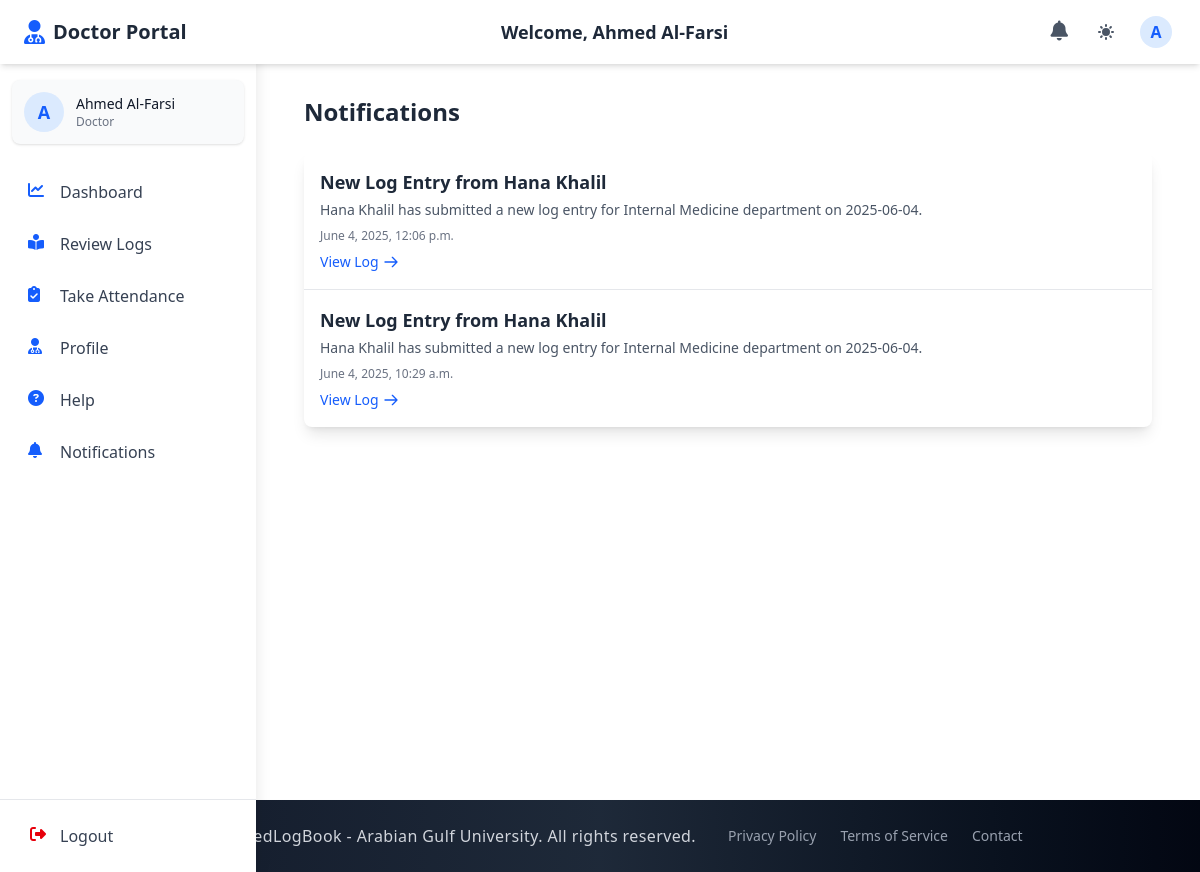
The app's page /doctors/notifications/ (signed in), older data.
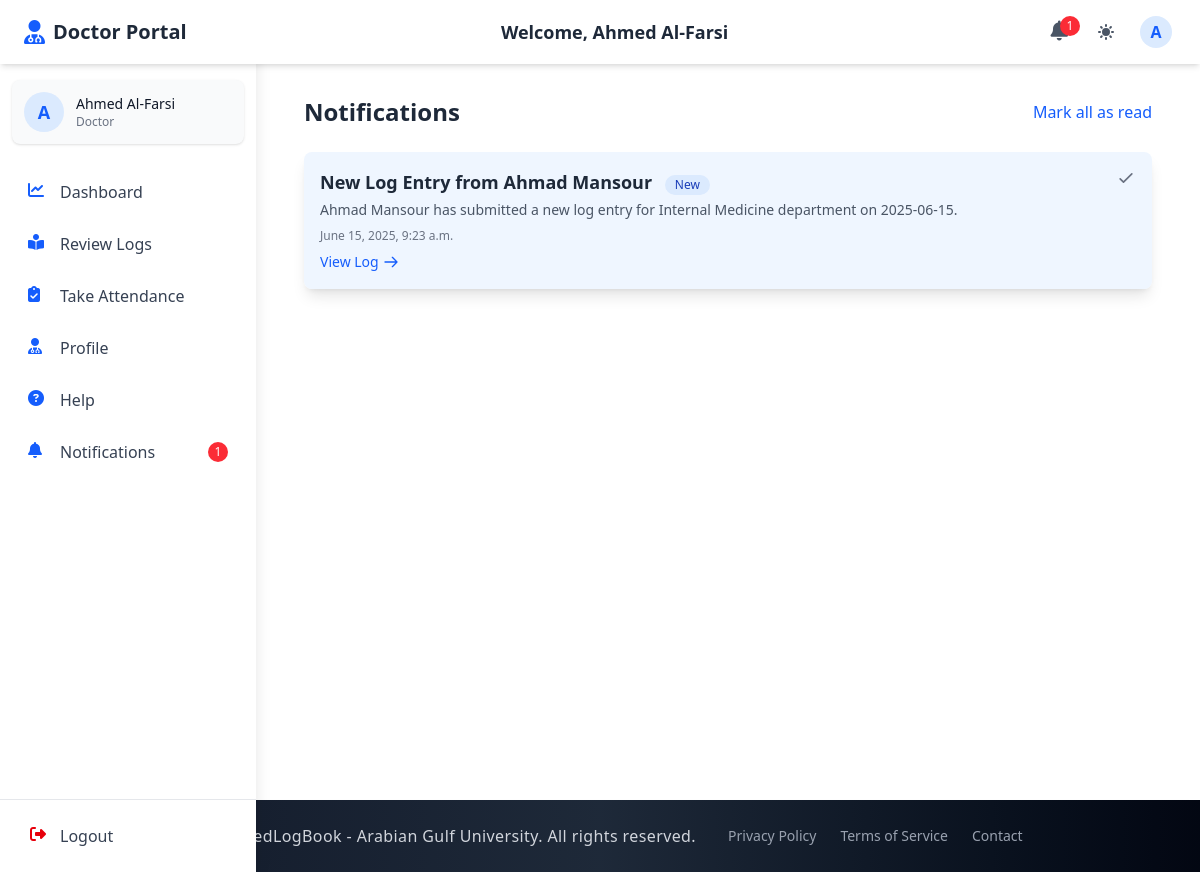
The same page, newer data.
### accounts/models.py (models this page shows, shortened)
class CustomUser(AbstractUser):
    email = models.EmailField(unique=True)
    first_name = models.CharField(max_length=150, blank=True)
    last_name = models.CharField(max_length=150, blank=True)
    profile_photo = models.ImageField(
        upload_to="profiles/", blank=True, null=True, default="profiles/default.jpg"
    )
    city = models.CharField(max_length=100, blank=True)
    country = models.CharField(max_length=100, blank=True)
    phone_no = models.CharField(max_length=20, blank=True)
    bio = models.TextField(blank=True)
    speciality = models.CharField(max_length=100, blank=True)
    ROLE_CHOICES = (
        ("student", "Student"),
        ("doctor", "Doctor"),
        ("staff", "Staff"),
        ("admin", "Admin"),
    )
    role = models.CharField(max_length=10, choices=ROLE_CHOICES, default="student")
    groups = models.ManyToManyField(
        "auth.Group", related_name="customuser_groups", blank=True
    )
    user_permissions = models.ManyToManyField(
        "auth.Permission", related_name="customuser_permissions", blank=True
    )
    USERNAME_FIELD = "email"
    REQUIRED_FIELDS = ["username"]

### doctor_section/models.py (models this page shows, shortened)
class Notification(models.Model):
    recipient = models.ForeignKey(Doctor, on_delete=models.CASCADE, related_name='notifications')
    log_entry = models.ForeignKey(StudentLogFormModel, on_delete=models.CASCADE, null=True, blank=True)
    title = models.CharField(max_length=100)
    message = models.TextField()
    created_at = models.DateTimeField(auto_now_add=True)
    is_read = models.BooleanField(default=False)
    class Meta:
        ordering = ['-created_at']
        verbose_name = "Notification"
        verbose_name_plural = "Notifications"

### doctor_section/views.py (the view)
# urls.py: path("notifications/", views.notifications, name="notifications"),
@login_required
def notifications(request):
    doctor = request.user.doctor_profile
    notifications_list = Notification.objects.filter(recipient=doctor).order_by('-created_at')
    if request.GET.get('mark_read'):
        notification_id = request.GET.get('mark_read')
        notification = get_object_or_404(Notification, id=notification_id, recipient=doctor)
        notification.mark_as_read()
        return redirect('doctor_section:notifications')
    if request.GET.get('mark_all_read'):
        notifications_list.filter(is_read=False).update(is_read=True)
        messages.success(request, "All notifications marked as read.")
        return redirect('doctor_section:notifications')
    paginator = Paginator(notifications_list, 10)  # 10 items per page
    page_number = request.GET.get('page')
    page_obj = paginator.get_page(page_number)
    context = {
        'notifications': page_obj,
        'unread_count': notifications_list.filter(is_read=False).count(),
    }
    return render(request, "doctor_notifications.html", context)

### doctor_section/templates/doctor_notifications.html (shortened to what this page needs)
{% extends 'base.html' %}
{% block navbar %}
  {% include './components/doc_auth_navbar.html' %}
{% endblock %}
{% block content %}
  <div class="container mx-auto px-4 py-8">
    <div class="flex justify-between items-center mb-6">
      <h2 class="text-2xl font-bold text-gray-800 dark:text-white">Notifications</h2>
      {% if unread_count > 0 %}
        <a href="?mark_all_read=true" class="text-blue-600 hover:text-blue-800 dark:text-blue-400 dark:hover:text-blue-300">
          Mark all as read
        </a>
      {% endif %}
    </div>
    {% if notifications %}
      <div class="bg-white dark:bg-gray-800 rounded-lg shadow-lg overflow-hidden">
        <ul class="divide-y divide-gray-200 dark:divide-gray-700">
          {% for notification in notifications %}
            <li class="p-4 {% if not notification.is_read %}bg-blue-50 dark:bg-blue-900/20{% endif %} transition-colors duration-200">
              <div class="flex justify-between items-start">
                <div>
                  <h3 class="text-lg font-semibold text-gray-800 dark:text-white">
                    {{ notification.title }}
                    {% if not notification.is_read %}
                      <span class="ml-2 inline-flex items-center px-2.5 py-0.5 rounded-full text-xs font-medium bg-blue-100 text-blue-800 dark:bg-blue-800 dark:text-blue-100">
                        New
                      </span>
                    {% endif %}
                  </h3>
                  <p class="text-sm text-gray-600 dark:text-gray-300 mt-1">{{ notification.message }}</p>
                  <p class="text-xs text-gray-500 dark:text-gray-400 mt-2">{{ notification.created_at|date:"F j, Y, g:i a" }}</p>
                  {% if notification.log_entry %}
                    <a href="{% url 'doctor_section:review_log' notification.log_entry.id %}" class="mt-2 inline-flex items-center text-sm text-blue-600 hover:text-blue-800 dark:text-blue-400 dark:hover:text-blue-300">
                      <span>View Log</span>
                      <svg class="w-4 h-4 ml-1" fill="none" stroke="currentColor" viewBox="0 0 24 24" xmlns="http://www.w3.org/2000/svg">
                        <path stroke-linecap="round" stroke-linejoin="round" stroke-width="2" d="M14 5l7 7m0 0l-7 7m7-7H3"></path>
                      </svg>
                    </a>
                  {% endif %}
                </div>
                {% if not notification.is_read %}
                  <a href="?mark_read={{ notification.id }}" class="text-gray-500 hover:text-gray-700 dark:text-gray-400 dark:hover:text-gray-300">
                    <svg class="w-5 h-5" fill="none" stroke="currentColor" viewBox="0 0 24 24" xmlns="http://www.w3.org/2000/svg">
                      <path stroke-linecap="round" stroke-linejoin="round" stroke-width="2" d="M5 13l4 4L19 7"></path>
                    </svg>
                  </a>
                {% endif %}
              </div>
            </li>
          {% endfor %}
        </ul>
      </div>
    {% endif %}
  </div>
{% endblock %}

### templates/base.html (shortened to what this page needs)
{% load static %}
<!DOCTYPE html>
<html lang="en" class="scroll-smooth">
  <head>
    <link rel="stylesheet" href="{% static 'css/main.css' %}" />
    <link rel="stylesheet" href="https://cdnjs.cloudflare.com/ajax/libs/font-awesome/6.4.2/css/all.min.css" />
  </head>
  <body class="bg-white dark:bg-gray-900 text-gray-900 dark:text-white transition-colors duration-300 min-h-screen flex flex-col">
    {% block navbar %}{% endblock %}
    <main class="flex-grow w-full transition-all duration-300">
      {% block content_container %}
      <div class="container mx-auto px-4 sm:px-6 lg:px-8">
        {% block content %}{% endblock %}
      </div>
      {% endblock %}
    </main>
    {% include './components/footer.html' %}
  </body>
</html>

### templates/components/doc_auth_navbar.html (shortened to what this page needs)
{% extends 'components/auth_navbar_base.html' %}
{% block home_url %}{% url 'doctor_section:doctor_dash' %}{% endblock %}
{% block header_icon %}fas fa-user-md{% endblock %}
{% block portal_name %}Doctor Portal{% endblock %}
{% block user_role %}Doctor{% endblock %}
{% block notifications_url %}{% url 'doctor_section:notifications' %}{% endblock %}
{% block logout_url_bottom %}{% url 'doctor_section:logout' %}{% endblock %}
{% block sidebar_menu %}
  <a href="{% url 'doctor_section:doctor_dash' %}" class="nav-item flex items-center px-4 py-3 text-gray-700 dark:text-gray-300 rounded-lg hover:bg-gray-100 dark:hover:bg-gray-700 group transition-colors duration-200">
    <i class="fas fa-chart-line w-5 h-5 text-blue-600 dark:text-blue-400"></i>
    <span class="ml-3 font-medium">Dashboard</span>
  </a>
  <a href="{% url 'doctor_section:doctor_reviews' %}" class="nav-item flex items-center px-4 py-3 text-gray-700 dark:text-gray-300 rounded-lg hover:bg-gray-100 dark:hover:bg-gray-700 group transition-colors duration-200">
    <i class="fas fa-book-reader w-5 h-5 text-blue-600 dark:text-blue-400"></i>
    <span class="ml-3 font-medium">Review Logs</span>
  </a>
  <a href="{% url 'doctor_section:take_attendance' %}" class="nav-item flex items-center px-4 py-3 text-gray-700 dark:text-gray-300 rounded-lg hover:bg-gray-100 dark:hover:bg-gray-700 group transition-colors duration-200">
    <i class="fas fa-clipboard-check w-5 h-5 text-blue-600 dark:text-blue-400"></i>
    <span class="ml-3 font-medium">Take Attendance</span>
  </a>
  <a href="{% url 'doctor_section:doctor_profile' %}" class="nav-item flex items-center px-4 py-3 text-gray-700 dark:text-gray-300 rounded-lg hover:bg-gray-100 dark:hover:bg-gray-700 group transition-colors duration-200">
    <i class="fas fa-user-md w-5 h-5 text-blue-600 dark:text-blue-400"></i>
    <span class="ml-3 font-medium">Profile</span>
  </a>
  <a href="{% url 'doctor_section:doctor_help' %}" class="nav-item flex items-center px-4 py-3 text-gray-700 dark:text-gray-300 rounded-lg hover:bg-gray-100 dark:hover:bg-gray-700 group transition-colors duration-200">
    <i class="fas fa-question-circle w-5 h-5 text-blue-600 dark:text-blue-400"></i>
    <span class="ml-3 font-medium">Help</span>
  </a>
  <a href="{% url 'doctor_section:notifications' %}" class="nav-item flex items-center px-4 py-3 text-gray-700 dark:text-gray-300 rounded-lg hover:bg-gray-100 dark:hover:bg-gray-700 group transition-colors duration-200">
    <i class="fas fa-bell w-5 h-5 text-blue-600 dark:text-blue-400"></i>
    <span class="ml-3 font-medium">Notifications</span>
    {% if unread_notifications_count > 0 %}
      <span class="ml-auto bg-red-500 text-white text-xs rounded-full h-5 w-5 flex items-center justify-center">
        {{ unread_notifications_count }}
      </span>
    {% endif %}
  </a>
{% endblock %}

### templates/components/auth_navbar_base.html (shortened to what this page needs)
<header class="bg-white dark:bg-gray-800 shadow-md fixed top-0 left-0 right-0 z-40 h-16 transition-all duration-300">
  <div class="flex items-center justify-between h-full px-4 md:px-6 max-w-7xl mx-auto">
    <div class="flex items-center space-x-3">
      <a href="{% block home_url %}{% endblock %}" class="flex items-center">
        <i class="{% block header_icon %}fas fa-book-medical{% endblock %} text-blue-600 dark:text-blue-400 text-2xl mr-2"></i>
        <span class="font-bold text-xl text-gray-800 dark:text-white hidden sm:inline">{% block portal_name %}ElogBook Portal{% endblock %}</span>
      </a>
    </div>
    <div class="hidden md:block text-center">
      <h1 class="text-lg font-semibold text-gray-800 dark:text-white">
        Welcome, {% block user_title %}{% endblock %} {{ request.session.first_name }} {{ request.session.last_name }}
      </h1>
    </div>
    <div class="flex items-center space-x-3">
      <div class="relative">
        <a href="{% block notifications_url %}#{% endblock %}" class="p-2 text-gray-600 dark:text-gray-300 hover:bg-gray-100 dark:hover:bg-gray-700 rounded-full transition-colors duration-200" aria-label="Notifications">
          <i class="fas fa-bell text-xl"></i>
          {% if unread_notifications_count > 0 %}
            <span class="absolute -top-1 -right-1 bg-red-500 text-white text-xs rounded-full h-5 w-5 flex items-center justify-center">{{ unread_notifications_count }}</span>
          {% endif %}
        </a>
      </div>
      <button id="theme-toggle" aria-label="Toggle dark mode" class="p-2 text-gray-600 dark:text-gray-300 hover:bg-gray-100 dark:hover:bg-gray-700 rounded-full transition-colors duration-200 focus:outline-none focus:ring-2 focus:ring-blue-500">
      </button>
      <div class="relative" x-data="{open: false}">
        <button @click="open = !open" id="user-menu-button" class="flex items-center text-gray-600 dark:text-gray-300 hover:bg-gray-100 dark:hover:bg-gray-700 rounded-full p-1 focus:outline-none focus:ring-2 focus:ring-blue-500">
          <div class="h-8 w-8 rounded-full bg-blue-100 dark:bg-blue-900 flex items-center justify-center text-blue-600 dark:text-blue-300 font-semibold">
            {{ request.session.first_name|slice:"0:1" }}
          </div>
        </button>
      </div>
    </div>
  </div>
</header>
<aside id="sidebar" class="fixed inset-y-0 left-0 z-30 w-64 pt-16 bg-white dark:bg-gray-800 shadow-lg transform -translate-x-full transition-transform duration-300 ease-in-out md:translate-x-0 overflow-hidden">
  <div class="h-full flex flex-col">
    <div class="flex-1 px-3 py-4 overflow-y-auto">
      <div class="flex items-center p-3 mb-6 rounded-lg bg-gray-50 dark:bg-gray-700 shadow-sm">
        <div class="flex-shrink-0">
          <div class="h-10 w-10 rounded-full bg-blue-100 dark:bg-blue-900 flex items-center justify-center text-blue-600 dark:text-blue-300 font-semibold text-lg">
            {{ request.session.first_name|slice:"0:1" }}
          </div>
        </div>
        <div class="ml-3 overflow-hidden">
        <p class="text-sm font-medium text-gray-900 dark:text-white truncate">{{ request.session.first_name }} {{ request.session.last_name }}</p>
        <p class="text-xs text-gray-500 dark:text-gray-400 truncate">{% block user_role %}User{% endblock %}</p>
      </div>
    </div>
      <nav class="space-y-1">
        {% block sidebar_menu %}{% endblock %}
      </nav>
    </div>
    <div class="px-3 py-3 border-t border-gray-200 dark:border-gray-700">
      <form method="POST" action="{% block logout_url_bottom %}#{% endblock %}" class="w-full">
        <button type="submit" class="flex w-full items-center px-4 py-3 text-gray-700 dark:text-gray-300 rounded-lg hover:bg-gray-100 dark:hover:bg-gray-700 group transition-colors duration-200">
          <i class="fas fa-sign-out-alt w-5 h-5 text-red-600 dark:text-red-400"></i>
          <span class="ml-3 font-medium">Logout</span>
        </button>
      </form>
    </div>
  </div>
</aside>
<div id="content-wrapper" class="pt-16 md:pl-64 min-h-screen transition-all duration-300">
</div>

### templates/components/footer.html
<footer class="bg-gradient-to-r from-gray-900 via-gray-800 to-gray-950 text-white py-6 transition-colors duration-300 shadow-lg">
  <div class="footer-container mx-auto px-4 text-center">
    <div class="flex flex-col md:flex-row justify-center items-center space-y-4 md:space-y-0 md:space-x-8">
      <div class="text-center">
        <p class="text-base font-light tracking-wide text-gray-300 hover:text-white transition-colors duration-200">
          © 2022 MedLogBook - Arabian Gulf University. All rights reserved.
        </p>
      </div>
      <div class="flex flex-col md:flex-row space-y-2 md:space-y-0 md:space-x-6">
        <a href="#" class="text-sm font-medium text-gray-400 hover:text-indigo-300 transition-colors duration-200 ease-in-out hover:underline underline-offset-4 decoration-2 decoration-indigo-300">Privacy Policy</a>
        <a href="#" class="text-sm font-medium text-gray-400 hover:text-indigo-300 transition-colors duration-200 ease-in-out hover:underline underline-offset-4 decoration-2 decoration-indigo-300">Terms of Service</a>
        <a href="#" class="text-sm font-medium text-gray-400 hover:text-indigo-300 transition-colors duration-200 ease-in-out hover:underline underline-offset-4 decoration-2 decoration-indigo-300">Contact</a>
      </div>
    </div>
  </div>
</footer>

Row changes from the older to the newer data that the page shows:
removed Notification: title "New Log Entry from Hana Khalil", message "Hana Khalil has submitted a new log entry for Internal Medicine department on 2025-06-04.", created_at "June 4, 2025, 12:06 p.m.", shows "View Log"
removed Notification: title "New Log Entry from Hana Khalil", message "Hana Khalil has submitted a new log entry for Internal Medicine department on 2025-06-04.", created_at "June 4, 2025, 10:29 a.m.", shows "View Log"
added Notification: title "New Log Entry from Ahmad Mansour", is_read "New", message "Ahmad Mansour has submitted a new log entry for Internal Medicine department on 2025-06-15.", created_at "June 15, 2025, 9:23 a.m.", shows "View Log"
Text that changed along with them:
{{ unread_notifications_count }}: (not shown) → "1"
text now shown: "Mark all as read"
